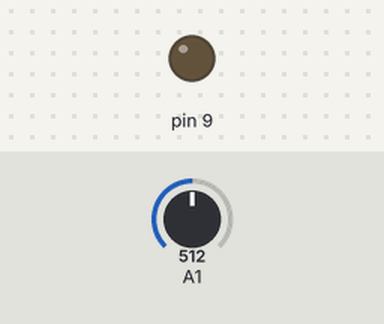
Recording of a sketch running on a simulated Arduino Leonardo, built with avr-gcc and run on an emulated ATmega32U4. On the bench: output pins drawn as LEDs (lit = HIGH). Inputs (shaded band) come from the test bench; at power-on: A1 = 512.

Above: at 0.1 s.
At 1.1 s:
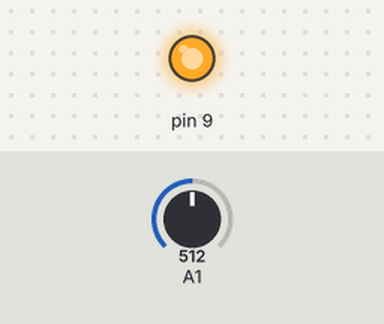
Timing chart, 0 to 2.6 s (numbered marks = the images above):
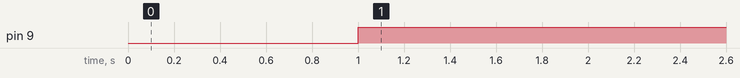

The sketch:

SensoresOO.ino
```cpp
/*
* SensorOO.ino
* Object Oriented data adquiring implementation
* for usage with arduino sensors.
*
* (C) Ricardo Carrasco Cursach 2014
*
* last modified: 15-05-15
* by: rccursach
*
*/

#include "SensorTest.h" //Test class implementing the Sensors interface.
#include "SharpDust.h"


SensorTest st;  //Test Sensors derived object
SharpDust sh(9, 1);


void setup(){
  st.begin();  //Sensor test
  sh.begin();  //Sensor Sharp
  Serial1.begin(9600);
}

void loop(){
  Serial1.println( "{ test : "+ st.read() + ", " + "sharp : " + sh.read() + "}");
  delay(1000);
}
```

SensorBmp85.cpp
```cpp
/*
* SensorTest.cpp
* Implements the virtual methods of the Sensors interface
* and add one more wich is specific to this realization of Sensors.
*
* (C) Ricardo Carrasco Cursach 2014
*
* last modified: 16-03-14
* by: rccursach
*
*/

#include "SensorBmp85.h"
#include <Wire.h>
#include <dht.h>

SensorBmp85::SensorBmp85() {
  this->OSS = 0;
  this->p0 = 101325;     // Pressure at sea level (Pa)
}

SensorBmp85::~SensorBmp85() {
}

void SensorBmp85::begin() {
	Wire.begin();
	bmp085Calibration();
}

String SensorBmp85::read() {
	pressure = bmp085GetPressure(bmp085ReadUP());
	return "";
}

int SensorBmp85::getRequiredPins() {
	return 0;
}

int SensorBmp85::getReqSerialSpeed() {
  return 0;
}

//------

void SensorBmp85::bmp085Calibration()
{
	ac1 = bmp085ReadInt(0xAA);
	ac2 = bmp085ReadInt(0xAC);
	ac3 = bmp085ReadInt(0xAE);
	ac4 = bmp085ReadInt(0xB0);
	ac5 = bmp085ReadInt(0xB2);
	ac6 = bmp085ReadInt(0xB4);
	b1 = bmp085ReadInt(0xB6);
	b2 = bmp085ReadInt(0xB8);
	mb = bmp085ReadInt(0xBA);
	mc = bmp085ReadInt(0xBC);
	md = bmp085ReadInt(0xBE);
}

// Read 1 byte from the BMP085 at 'address'
char SensorBmp85::bmp085Read(unsigned char address)
{
  unsigned char data;

  Wire.beginTransmission(BMP085_ADDRESS);
  Wire.write(address);
  Wire.endTransmission();

  Wire.requestFrom(BMP085_ADDRESS, 1);
  while(!Wire.available())
    ;

  return Wire.read();
}

// Read 2 bytes from the BMP085
// First byte will be from 'address'
// Second byte will be from 'address'+1
int SensorBmp85::bmp085ReadInt(unsigned char address)
{
  unsigned char msb, lsb;

  Wire.beginTransmission(BMP085_ADDRESS);
  Wire.write(address);
  Wire.endTransmission();

  Wire.requestFrom(BMP085_ADDRESS, 2);
  while(Wire.available()<2)
    ;
  msb = Wire.read();
  lsb = Wire.read();

  return (int) msb<<8 | lsb;
}

// Read the uncompensated temperature value
unsigned int SensorBmp85::bmp085ReadUT()
{
  unsigned int ut;

  // Write 0x2E into Register 0xF4
  // This requests a temperature reading
  Wire.beginTransmission(BMP085_ADDRESS);
  Wire.write(0xF4);
  Wire.write(0x2E);
  Wire.endTransmission();

  // Wait at least 4.5ms
  delay(5);

  // Read two bytes from registers 0xF6 and 0xF7
  ut = bmp085ReadInt(0xF6);
  return ut;
}

// Calculate temperature given ut.
// Value returned will be in units of 0.1 deg C
short SensorBmp85::bmp085GetTemperature(unsigned int ut)
{
  long x1, x2;

  x1 = (((long)ut - (long)ac6)*(long)ac5) >> 15;
  x2 = ((long)mc << 11)/(x1 + md);
  b5 = x1 + x2;

  return ((b5 + 8)>>4);
}

// Calculate pressure given up
// calibration values must be known
// b5 is also required so bmp085GetTemperature(...) must be called first.
// Value returned will be pressure in units of Pa.
long SensorBmp85::bmp085GetPressure(unsigned long up)
{
  long x1, x2, x3, b3, b6, p;
  unsigned long b4, b7;

  b6 = b5 - 4000;
  // Calculate B3
  x1 = (b2 * (b6 * b6)>>12)>>11;
  x2 = (ac2 * b6)>>11;
  x3 = x1 + x2;
  b3 = (((((long)ac1)*4 + x3)<<OSS) + 2)>>2;

  // Calculate B4
  x1 = (ac3 * b6)>>13;
  x2 = (b1 * ((b6 * b6)>>12))>>16;
  x3 = ((x1 + x2) + 2)>>2;
  b4 = (ac4 * (unsigned long)(x3 + 32768))>>15;

  b7 = ((unsigned long)(up - b3) * (50000>>OSS));
  if (b7 < 0x80000000)
    p = (b7<<1)/b4;
  else
    p = (b7/b4)<<1;

  x1 = (p>>8) * (p>>8);
  x1 = (x1 * 3038)>>16;
  x2 = (-7357 * p)>>16;
  p += (x1 + x2 + 3791)>>4;

  return p;
}
```

SensorBmp85.h
```cpp
/*
* SensorBmp85.h
* Definition of a test class wich implements the Sensors interface
* and also suplies its own method ( setSpeed(int) ).
*
* (C) Ricardo Carrasco Cursach 2014
*
* last modified: 16-03-14
* by: rccursach
*
*/


#ifndef BMP085_H
#define BMP085_H

//Include Sensors Interface
#include "sensors.h"

#define BMP085_ADDRESS 0x77  // I2C address of BMP085

class SensorBmp85 : public Sensors {
  public:
    //by contract with Sensors interface
    virtual void begin();
    virtual String read();
    virtual int getRequiredPins();
    virtual int getReqSerialSpeed();
    //own methods
    SensorBmp85();
    ~SensorBmp85();
  private:
    void bmp085Calibration();
    char bmp085Read(unsigned char address);
    int bmp085ReadInt(unsigned char address);
    unsigned int bmp085ReadUT();
    unsigned long bmp085ReadUP();
    short bmp085GetTemperature(unsigned int ut);
    long bmp085GetPressure(unsigned long up);

    unsigned char OSS;  // Oversampling Setting

    // Calibration values
    int ac1;
    int ac2;
    int ac3;
    unsigned int ac4;
    unsigned int ac5;
    unsigned int ac6;
    int b1;
    int b2;
    int mb;
    int mc;
    int md;
    // b5 is calculated in bmp085GetTemperature(...), this variable is also used in bmp085GetPressure(...)
    // so ...Temperature(...) must be called before ...Pressure(...).
    long b5;
    short temperature;
    long pressure;
    // Use these for altitude conversions
    float p0;     // Pressure at sea level (Pa)
    float altitude;
};

#endif
```

SensorTest.cpp
```cpp
/*
* SensorTest.cpp
* Implements the virtual methods of the Sensors interface
* and add one more wich is specific to this realization of Sensors.
*
* (C) Ricardo Carrasco Cursach 2014
*
* last modified: 16-03-14
* by: rccursach
*
*/

#include "SensorTest.h"

SensorTest::SensorTest() {
  speed = 1000;
}

SensorTest::~SensorTest() {
}

void SensorTest::setSpeed(int speed = 1000) {
}

void SensorTest::begin() {
	delay(1000);
}

String SensorTest::read() {
  delay(speed);
  return "Some value";
}

int SensorTest::getRequiredPins() {
	return 0;
}

int SensorTest::getReqSerialSpeed() {
  return 0;
}
```

SensorTest.h
```cpp
/*
* SensorTest.cpp
* Definition of a test class wich implements the Sensors interface
* and also suplies its own method ( setSpeed(int) ).
*
* (C) Ricardo Carrasco Cursach 2014
*
* last modified: 16-03-14
* by: rccursach
*
*/

#include "sensors.h"

class SensorTest : public Sensors {
  public:
  	//by contract with Sensors interface
    virtual void begin();
    virtual String read();
    virtual int getRequiredPins();
    virtual int getReqSerialSpeed();
  	//own methods
    SensorTest();
    ~SensorTest();
    void setSpeed(int);
  private:
    int speed;
};
```

SharpDust.cpp
```cpp
/*
* SharpDust.cpp
* Adds Sharp GP2Y1010AU0F Particle Sensor methods
* and Implements the virtual methods of the Sensors interface.
*
* (C) Matías Barrera García, Ricardo Carrasco Cursach, 2014
*
* last modified: 02-04-14
* by: matybg and rccursach
*
*/

#include "SharpDust.h"

SharpDust::SharpDust(int led, int analog) {
	ledPower = led;  // power on the LED
	dustPin = analog; // read the dust value
  	int delayTime=280;
  	int delayTime2=40;
  	float offTime=9680;
}

SharpDust::~SharpDust() {
}

void SharpDust::begin() {
	pinMode(ledPower,OUTPUT);
}

String SharpDust::read() {

	int dustVal=0;
	float voltage = 0;
	float dustdensity = 0;
	float ppmpercf = 0;

	digitalWrite(ledPower,LOW); // power on the LED
	delayMicroseconds(delayTime);
	dustVal=analogRead(dustPin); // read the dust value
	delayMicroseconds(delayTime2);
	digitalWrite(ledPower,HIGH); // turn the LED off
	delayMicroseconds(offTime);

	voltage = dustVal*0.0049;
	dustdensity = 0.17*voltage-0.1;
	ppmpercf = (voltage-0.0256)*120000;
	if (ppmpercf < 0)
		ppmpercf = 0;
	if (dustdensity < 0 )
		dustdensity = 0;
	if (dustdensity > 0.5)
		dustdensity = 0.5;

	String dataString = "";
	dataString += dtostrf(voltage, 9, 4, s);
	dataString += ",";
	dataString += dtostrf(dustdensity, 5, 2, s);
	dataString += ",";
	dataString += dtostrf(ppmpercf, 8, 0, s);

  return dataString;
}

int SharpDust::getRequiredPins() {
	return 0;
}

int SharpDust::getReqSerialSpeed() {
	return 0;
}
```

SharpDust.h
```cpp
/*
* SharpDust.h
* Definition of a class to manage Sharp GP2Y1010AU0F Particle Sensor,
* based on Christopher Nafis program.
* Also implements the common Sensors interface.
*
* http://www.sparkfun.com/datasheets/Sensors/gp2y1010au_e.pdf
* http://sensorapp.net/?p=479
*
* Sharp pin 1 (V-LED)   => 5V (connected to 150ohm resistor)
* Sharp pin 2 (LED-GND) => Arduino GND pin
* Sharp pin 3 (LED)     => Arduino pin 2
* Sharp pin 4 (S-GND)   => Arduino GND pin
* Sharp pin 5 (Vo)      => Arduino A0 pin
* Sharp pin 6 (Vcc)     => 5V
*
* (C) Matías Barrera García, Ricardo Carrasco Cursach, 2014
*
* last modified: 02-04-14
* by: matybg and rccursach
*
*/

#ifndef SHARP_H
#define SHARP_H

//Include Sensors Interface
#include "sensors.h"

#include <stdlib.h>

class SharpDust : public Sensors {
public:
    //by contract with Sensors interface
  virtual void begin();
  virtual String read();
  virtual int getRequiredPins();
  virtual int getReqSerialSpeed();
    //own methods
  SharpDust(int, int);
  ~SharpDust();
private:

  int dustPin;
  int ledPower;
  int delayTime;
  int delayTime2;
  float offTime;
  char s[32];

};

#endif
```

sensors.cpp
```cpp
/*
* sensors.cpp
* This class implementation defines some methods (like the destructor)
* of the Sensors interface.
*
* (C) Ricardo Carrasco Cursach 2014
*
* last modified: 16-03-14
* by: rccursach
*
*/

#include "sensors.h"

Sensors::~Sensors() {}
```

sensors.h
```cpp
/*
* sensors.h
* This is a class definition for the Sensors interface.
* The list of virtual methods are common to all sensors
* to perform basic tasks.
*
* (C) Ricardo Carrasco Cursach 2014
*
* last modified: 16-03-14
* by: rccursach
*
*/

#ifndef   SENSORS_H
#define   SENSORS_H

#include <Arduino.h>

class Sensors{
  public:
    virtual void begin() = 0;
    virtual String read() = 0;
    virtual int getRequiredPins() = 0;
    virtual int getReqSerialSpeed() = 0;
    virtual ~Sensors() = 0;
};

#endif
```

Measured:
- by itself, pin 9: LOW → HIGH at 1.0 s
